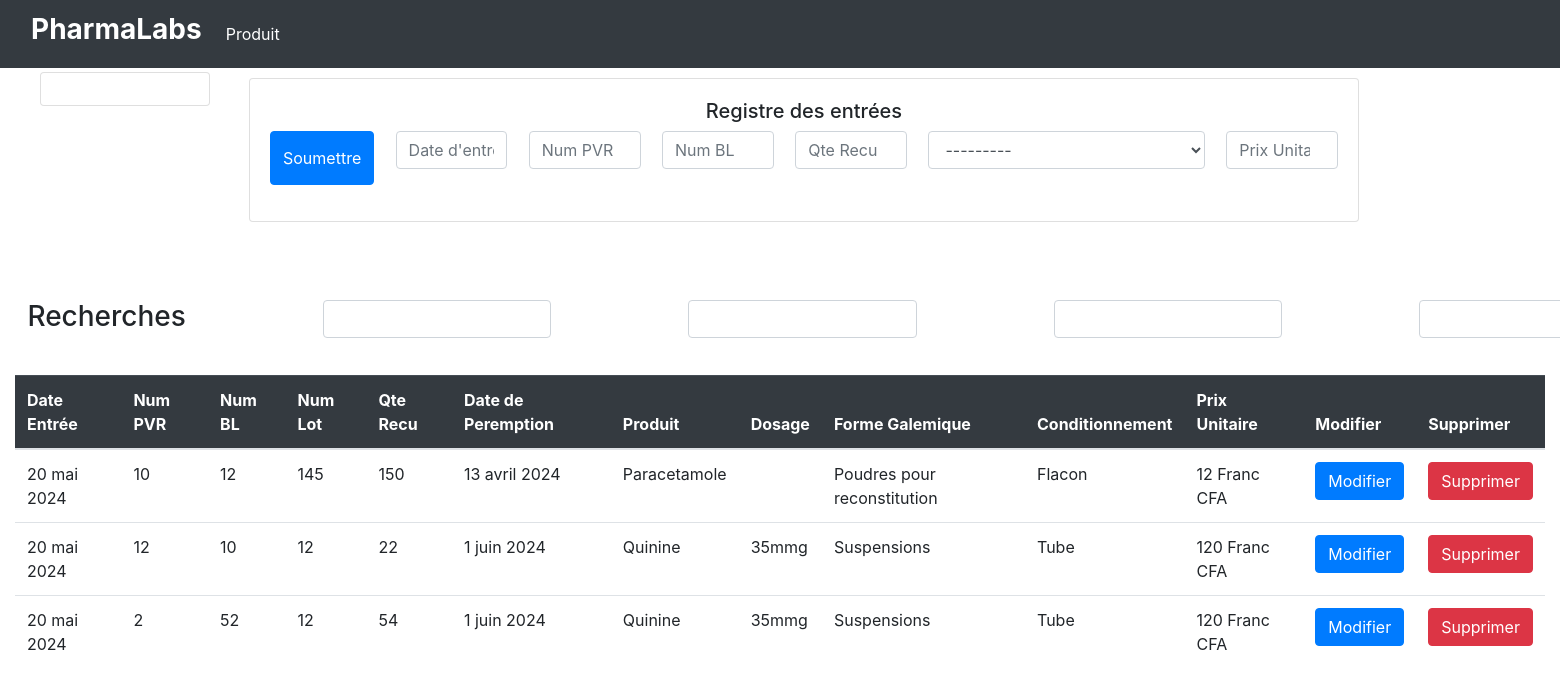
The app's page /gestionnaire with its own data.
### PRODUITS/models.py (models this page shows, shortened)
class RegistresDesEntrer(models.Model):
    User = models.ForeignKey(get_user_model(),on_delete=models.CASCADE)
    date_entree = models.DateField(verbose_name="Date d'entrée")
    num_pvr = models.IntegerField(verbose_name="Numéro PVR")
    num_bl = models.IntegerField(verbose_name="Numéro BL")
    qte_recue = models.PositiveIntegerField(default=0, verbose_name="Quantité reçue")
    produit = models.ForeignKey(Produit, on_delete=models.CASCADE, verbose_name="Produit")
    prix_unitaire = models.PositiveBigIntegerField(verbose_name="Prix unitaire")

class BaseProduit(models.Model):
    User = models.ForeignKey(get_user_model(),on_delete=models.CASCADE)
    num_lot = models.IntegerField( verbose_name="Numéro de lot")
    date_peremption = models.DateField(verbose_name="Date de péremption")
    nom = models.CharField(max_length=255, verbose_name="Nom")
    code = models.CharField(max_length=255, null=True, blank=True, verbose_name="Code")
    conditionnement = models.CharField(max_length=255, choices=CONDITIONNEMENTS, verbose_name="Conditionnement")
    dosage = models.CharField(max_length=255, verbose_name="Dosage")
    forme_galenique = models.CharField(max_length=255, choices=FORMES_GALENIQUES, verbose_name="Forme galénique")
    class Meta:
        abstract = True
    def __str__(self):
        return f" {self.nom} -  {self.conditionnement} -  {self.dosage} -  {self.forme_galenique} -  {self.date_peremption}"

class Produit(BaseProduit):
    pass

### PRODUITS/views.py (the view)
# urls.py: path('gestionnaire', gestionnaire, name='gestionnaire'),
def gestionnaire(request):
    entre = RegistresDesEntrer.objects.all().filter(qte_recue__gt= 1)[:5]
    if request.method == 'POST':
        form1 = RDEForm(request.POST)
        if form1.is_valid():
            rde_instance = form1.save(commit=False)
            rde_instance.User = request.user
            rde_instance.save()
            form1.save()
            return redirect('gestionnaire')
        else:
            context = {'entre': entre, 'form1': form1}
            return render(request, 'gestionnaire.html', context)
    else:
        form1 = RDEForm()
    context = {'entre': entre, 'form1': form1}
    return render(request, 'gestionnaire.html', context)

### PRODUITS/forms.py
class RDEForm(forms.ModelForm):
    date_entree = forms.DateField(label="", widget=forms.DateInput(attrs={'class': 'form-control  col-12', 'placeholder': "Date d'entrée"}))
    num_pvr = forms.IntegerField(label="", widget=forms.NumberInput(attrs={'class': 'form-control col-12 ', 'placeholder': 'Num PVR'}))
    num_bl = forms.IntegerField(label="", widget=forms.NumberInput(attrs={'class': 'form-control col-12', 'placeholder': 'Num BL'}))
    qte_recue = forms.IntegerField(label="",widget=forms.NumberInput(attrs={'class': 'form-control col-12', 'placeholder': 'Qte Recu'}))
    prix_unitaire = forms.IntegerField(label="", widget=forms.NumberInput(attrs={'class': 'form-control  col-12', 'placeholder': 'Prix Unitaire'}))
    produit = forms.ModelChoiceField(queryset=Produit.objects.all(), label="", widget=forms.Select( attrs={'class': 'form-control col-12 ', 'placeholder': "Produit Pharmaceutique"}))
    class Meta:
        model = RegistresDesEntrer
        fields = ['date_entree', 'num_pvr', 'num_bl', 'qte_recue', 'produit', 'prix_unitaire' ]

### PRODUITS/templates/gestionnaire.html (shortened to what this page needs)
{% extends "base.html" %}
{% block content %}
<nav class="navbar navbar-expand-lg  navbar-dark bg-dark fixed-top">
    <div class="container-fluid">
      <a class="navbar-brand" href="#"><h3><strong>PharmaLabs</strong></h3></a>
      <div class="collapse navbar-collapse" id="navbarNavAltMarkup">
        <div class="navbar-nav">
          <a class="nav-link active" aria-current="page" href="{% url 'addproduct' %}">Produit</a>
        </div>
      </div>
    </div>
  </nav>
  {% include "conn.html" %}
  <div class="container " style="position: relative; margin-top: 5% ; width:80% ; margin-left: 15% ; " >
    <div class="card " >
     <div class="card-body" style="" >
         <h5 class="text-center">Registre des entrées</h5>
       <form action="" method= 'POST'>
          <div class="form-group " style="display: flex; gap:2% ;">
          <button type="submit" class="btn btn-primary" >Soumettre</button>
             {{ form1.as_p }}
          </div>
       </form>
     </div>
    </div>
 </div>
<div class="search" style="position:absolute; display:flex; gap:10% ; margin-top: 5% ">
  <h3  style="margin-left:2% ">Recherches</h3>
  <input class="form-control col-2 " type="text">
  <input class="form-control col-2" type="text">
  <input class="form-control col-2" type="text">
  <input class="form-control col-2" type="text">
</div>
{% include "rde_list.html" %}
{% endblock content %}

### PRODUITS/templates/rde_list.html
{% extends "base.html" %}
{% block content %}
<div class="position">
    <div class="container-fluid">
      <div class="table-container" >
    <table class="table "  style="position: relative; margin-top: 10%" >
     <thead class="table-dark">
         <tr>
           <th>Date Entrée</th>
          <th>Num PVR</th>
           <th>Num BL</th>
           <th>Num Lot</th>
           <th>Qte Recu</th>
           <th>Date de Peremption</th>
           <th>Produit</th>
           <th>Dosage</th>
           <th>Forme Galemique</th>
           <th>Conditionnement</th>
           <th>Prix Unitaire</th>
           <th>Modifier</th>
           <th scope="col">Supprimer</th>
         </tr>
       </thead>
       <tbody hx-confirm="Are you sure?" hx-target="closest tr" hx-swap="outerHTML swap:1s">
         {% for entree in entre %}
         <tr>
           <td>{{ entree.date_entree }}</td>
           <td>{{ entree.num_pvr }}</td>
           <td>{{ entree.num_bl }}</td>
           <td>{{ entree.produit.num_lot }}</td>
           <td>{{ entree.qte_recue }}</td>
           <td>{{ entree.produit.date_peremption }}</td>
           <td>{{ entree.produit.nom }}</td>
           <td>{{ entree.produit.dosage }}</td>
           <td>{{ entree.produit.forme_galenique }}</td>
           <td>{{ entree.produit.conditionnement }}</td>
           <td>{{ entree.prix_unitaire }} Franc CFA</td>
           <td>
             <a class="btn btn-primary" href="{% url 'edit_rde' entree.id %}"  > Modifier</a>
           </td>
           <td>
             <button type="button" class="btn btn-danger" hx-delete="{% url 'delete_rde' entree.id %}" hx-boost="true">Supprimer</button>
           </td>
         </tr>
              {% endfor %}
          </tbody>
      </table>
    </div>
    </div>
    </div>
{% endblock content %}

### static/css/style.css (style rules this page uses)
* { margin: 0; padding: 0; box-sizing: border-box; text-decoration: none; }
.card-body { position: relative; display: grid; }

### records on screen
RegistresDesEntrer: date_entree "20 mai 2024", num_pvr "10", num_bl "12", produit.num_lot "145", qte_recue "150", produit.date_peremption "13 avril 2024", produit.nom "Paracetamole", produit.forme_galenique "Poudres pour reconstitution", produit.conditionnement "Flacon", prix_unitaire "12"
RegistresDesEntrer: date_entree "20 mai 2024", num_pvr "12", num_bl "10", produit.num_lot "12", qte_recue "22", produit.date_peremption "1 juin 2024", produit.nom "Quinine", produit.dosage "35mmg", produit.forme_galenique "Suspensions", produit.conditionnement "Tube", prix_unitaire "120"
RegistresDesEntrer: date_entree "20 mai 2024", num_pvr "2", num_bl "52", produit.num_lot "12", qte_recue "54", produit.date_peremption "1 juin 2024", produit.nom "Quinine", produit.dosage "35mmg", produit.forme_galenique "Suspensions", produit.conditionnement "Tube", prix_unitaire "120"
